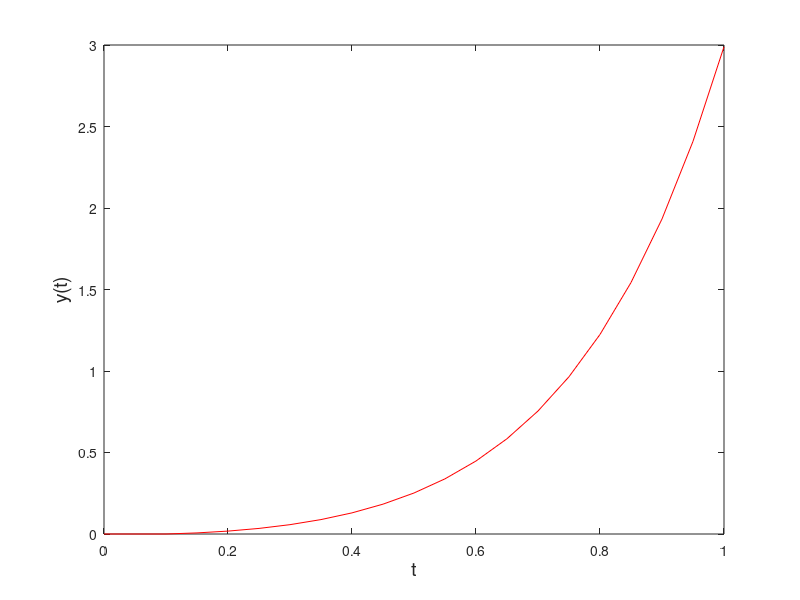

Write MATLAB code to recreate this figure.
clc;

h = 0.05; t(1) = 0;
y(1) = 0;
N = 1/h;
for i=2:N
    y(i) = y(i-1) + h*(t(i-1)*exp(3*t(i-1))-2*y(i-1));
    t(i) = i*h;
end    
y

plot(t,y,'r-')
xlabel('t','FontSize',14);
ylabel('y(t)','FontSize',14);